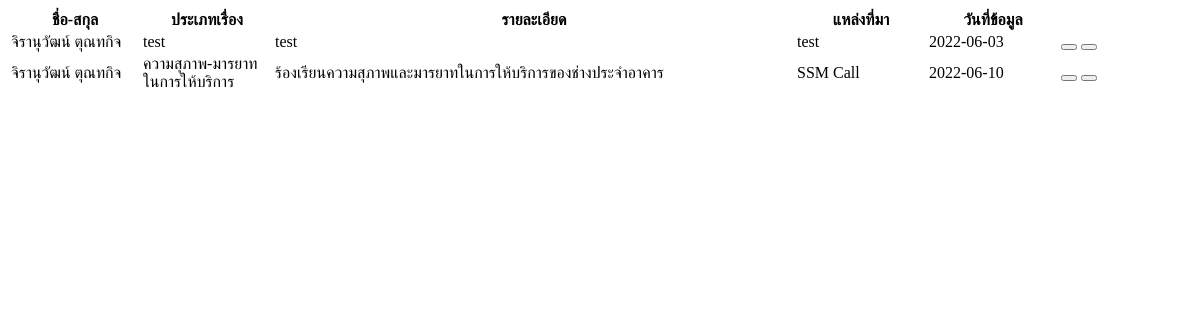
Page /backend/complaint/complaint_fetch.php on the earlier database version.
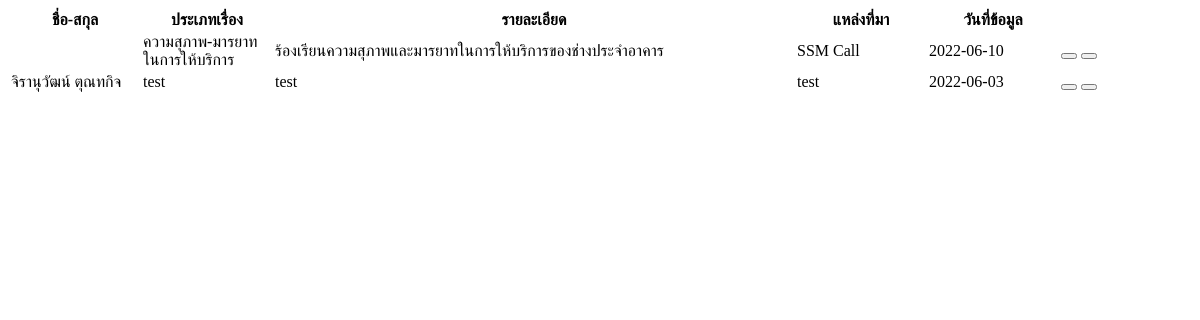
Same page on the later database version.
### tables this page shows
CREATE TABLE `tbcomplaint`  (
  `complaintID` int(10) UNSIGNED NOT NULL AUTO_INCREMENT,
  `staffID` varchar(20) NULL DEFAULT NULL,
  `complaintType` varchar(255) NULL DEFAULT NULL COMMENT 'ประเภทเรื่อง',
  `complaintDetail` varchar(255) NULL DEFAULT NULL COMMENT 'รายละเอียด',
  `complaintSource` varchar(255) NULL DEFAULT NULL COMMENT 'แหล่งที่มา',
  `complaintDate` varchar(20) NULL DEFAULT NULL,
  `addDate` date NULL DEFAULT NULL,
  `addBy` varchar(50) NULL DEFAULT NULL,
  `editDate` date NULL DEFAULT NULL,
  `editBy` varchar(50) NULL DEFAULT NULL,
  PRIMARY KEY (`complaintID`) USING BTREE
);

CREATE TABLE `tbstaff`  (
  `staffID` varchar(10) NOT NULL,
  `siteID` varchar(20) NOT NULL,
  `staffNameTH` varchar(255) NULL DEFAULT NULL,
  `staffPosition` varchar(255) NULL DEFAULT NULL,
  `staffSection` varchar(255) NULL DEFAULT NULL,
  `staffProfitCenter` varchar(255) NULL DEFAULT NULL,
  `staffGroup` varchar(255) NULL DEFAULT NULL,
  `staffStatus` varchar(10) NULL DEFAULT NULL,
  `staffStartWorkDate` date NULL DEFAULT NULL,
  `staffEndWorkDate` date NULL DEFAULT NULL,
  `staffPassword` varchar(255) NULL DEFAULT NULL,
  `staffPasswordStatus` varchar(10) NULL DEFAULT NULL,
  `staffLevel` varchar(20) NULL DEFAULT NULL,
  `addDate` date NULL DEFAULT NULL,
  `addBy` varchar(50) NULL DEFAULT NULL,
  `editDate` date NULL DEFAULT NULL,
  `editBy` varchar(50) NULL DEFAULT NULL,
  PRIMARY KEY (`staffID`) USING BTREE
);

### backend/complaint/complaint_fetch.php (the view, shortened to what this page needs)
<?php
include("../../backend/dblink.php");
$stmt = "SELECT
complaintID,
complaintType,
complaintDetail,
complaintSource,
complaintDate,
staffNameTH
FROM
tbcomplaint
LEFT OUTER JOIN tbstaff ON tbstaff.staffID = tbcomplaint.staffID ";
$stmt = $stmt . "ORDER BY tbstaff.staffID ASC";
$query = $conn->query($stmt);
?>
<table id="table_complaint_fetch" class=" table table-striped table-bordered dt-responsive nowrap" style="width:100%;">
    <thead>
        <tr>
            <th class="text-center" style="vertical-align:middle;font-size: 16px;;width:10%">
                ชื่อ-สกุล
            </th>
            <th class="text-center" style="vertical-align:middle;font-size: 16px;;width:10%">
                ประเภทเรื่อง
            </th>
            <th class="text-center" style="vertical-align:middle;font-size: 16px;;width:40%">
                รายละเอียด
            </th>
            <th class="text-center" style="vertical-align:middle;font-size: 16px;;width:10%">
                แหล่งที่มา
            </th>
            <th class="text-center" style="vertical-align:middle;font-size: 16px;;width:10%">
                วันที่ข้อมูล
            </th>
            <th class="text-center" style="vertical-align:middle;font-size: 16px;width:10%">
            </th>
        </tr>
    </thead>
    <tbody style="vertical-align:middle;">
        <?php
        while ($result = $query->fetch_array(MYSQLI_ASSOC)) {
        ?>
            <tr>
                <td class="text-center"><?php echo $result["staffNameTH"]; ?></td>
                <td class="text-center"><?php echo $result["complaintType"]; ?></td>
                <td class="text-left"><?php echo $result["complaintDetail"]; ?></td>
                <td class="text-center"><?php echo $result["complaintSource"]; ?></td>
                <td class="text-center"><?php echo $result["complaintDate"]; ?></td>
                <td class="text-center">
                    <button type="button" class="btn btn-success btn-sm btn-round btn-icon btn-sm edit_complaint" data-toggle="modal" data-target="#modal_edit_complaint" name="edit_complaint" title="แก้ไขข้อมูล com" id_complaint_edit="<?php echo $result["complaintID"]; ?>">
                    </button>
                    <button type="button" class="btn btn-danger btn-sm btn-round btn-icon btn-sm del_complaint" name="del_complaint" title="ลบข้อมูล com" id_complaint_del="<?php echo $result["complaintID"]; ?>">
                    </button>
                </td>
            </tr>
        <?php
        }
        ?>
    </tbody>
</table>

Differences in the rows shown:
changed tbcomplaint "ความสุภาพ-มารยาทในการให้บริการ": staffID.staffNameTH "จิรานุวัฒน์ ตุณทกิจ" → (not shown); moves up the list
